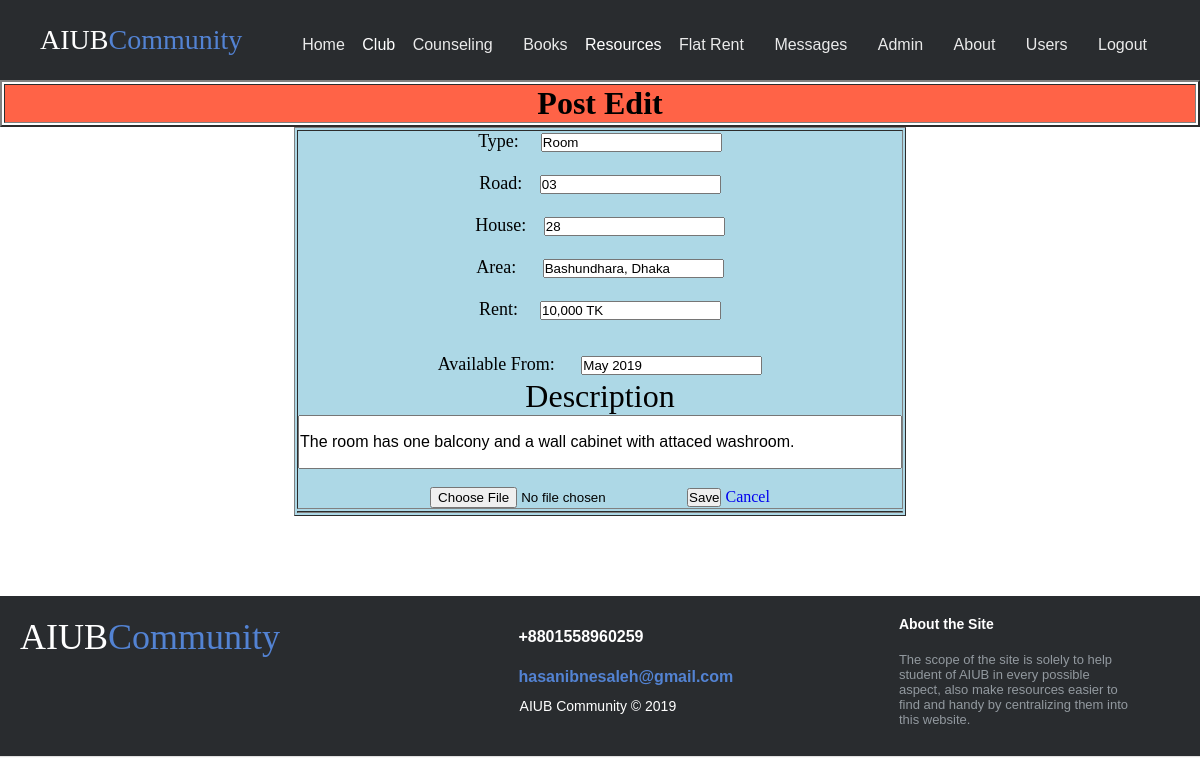
The app's page /App/Flat/editFlat.php?id=2 (signed in) with its own data.
### tables this page shows
CREATE TABLE `flats` (
  `SL` int(255) NOT NULL,
  `User` varchar(255) NOT NULL,
  `Type` varchar(255) NOT NULL,
  `Road` varchar(255) NOT NULL,
  `House` varchar(255) NOT NULL,
  `Area` varchar(255) NOT NULL,
  `Rent` varchar(255) NOT NULL,
  `AvailableFrom` varchar(255) NOT NULL,
  `Description` varchar(1000) NOT NULL,
  `Image` varchar(255) NOT NULL,
  `Dir` varchar(255) NOT NULL,
  `Approval` varchar(255) NOT NULL DEFAULT 'no'
);

### Library/db.php (called while the page is built)
<?php
$serverName="localhost";
$username="root";
$password="";
$databaseName="aiub community";
function executeNonQuery($query){
global $serverName,$username,$password,$databaseName;
$result=false;
$connection=mysqli_connect($serverName,$username,$password,$databaseName);
if($connection){
    $result=mysqli_query($connection,$query);
}
return $result;
}
function executeQuery($query){
    return executeNonQuery($query);
}
?>

### Data/user_data_access.php (called while the page is built, shortened)
<?php
include_once("../../Library/db.php");
function Flat($id)
{
    $query="SELECT * FROM flats WHERE SL = '$id'";
    $result=executeQuery($query);
    $book=null;
    if($result){
        $book=mysqli_fetch_assoc($result);
    }
    return $book;
}
?>

### Core/user_service.php (called while the page is built, shortened)
<?php
include_once("../../data/user_data_access.php");
function loadFlat($id)
{
   return Flat($id);
}
?>

### App/Flat/editFlat.php (the view, shortened to what this page needs)
<?php
$uname=$_SESSION['name'];
include_once("../../core/user_service.php");
$id=$_GET['id'];
$flat=loadFlat($id);
?>
<!DOCTYPE html>
<html>
<head>
  <link rel="stylesheet" href="../css/header-fixed.css">
  <link rel="stylesheet" href="../CSS/assets/css/footer.css">
</head>
<body>
  <header class="header-fixed">
    <div class="header-limiter">
      <h1 style="font-family: Snell Roundhand,cursive;"><a href="../Homee/home.php" >AIUB<span>Community</span></a></h1>
      <nav>
        <a href="../Homee/home.php">Home</a>
        <div class="dropdown">
          <label>Club</label>
        </div>
        <a href="../Counseling/Altruists.php">Counseling</a>
        <a href="../Book/booksnew.php">Books</a>
        <div class="dropdown">
          <label>Resources</label>
        </div>
        <a href="../Flat/flats.php">Flat Rent</a>
        <a href="../Messages/Messages.php">Messages</a>
        <a href="../Profile/Profile.php"><?=$uname?></a>
        <a href="../About/About.php">About</a>
        <?php
        if ($uname=="Admin") {
          echo "<a href=\"../Admin/users.php\">Users</a>";
        }
        ?>
        <a href="../Login/logout.php">Logout</a>
      </nav>
    </div>
  </header>
  <table width="100%" border="2" align="center">
    <tr>
      <td colspan="3" align="center" style="background-color:Tomato;"><h1>Post Edit</h1></td>
    </tr>
  </table>
      <table border="1" width="50%" align="center" style="background:LightBlue;text-align: right;margin: 0 auto;">
        <tr>
            <td align="center">
        <form action="#" method="post" enctype="multipart/form-data" >
            <font size="4">Type: &nbsp;&nbsp;&nbsp;</font>
            <input type="text" name="type"  value="<?=$flat['Type'] ?>"><br>
            <font size="4"><br>Road: &nbsp;&nbsp;</font>
            <input type="text" name="road"  value="<?=$flat['Road'] ?>"><br>
            <font size="4"><br>House: &nbsp;&nbsp;</font>
            <input type="text" name="house" value="<?=$flat['House'] ?>"><br>
            <font size="4"><br>Area: &nbsp;&nbsp;&nbsp;&nbsp;</font>
            <input type="text" name="area" value="<?=$flat['Area'] ?>"><br>
            <font size="4"><br>Rent: &nbsp;&nbsp;&nbsp;</font>
            <input type="text" name="rent" value="<?=$flat['Rent'] ?>"><br>
            <font size="4"><br>Available From: &nbsp;&nbsp;&nbsp;&nbsp;</font>
            <input type="text" name="available" value="<?=$flat['AvailableFrom'] ?>">
            <font size="6"><br>Description</font><br>
             <input type="text" name="description" style="height:50px;width:600px; font-size:12pt;" value="<?=trim($flat['Description']) ?>">
              <br/><br/>
            <input type="file" name="uploadfile" />
            <input type="submit" name="uploadfilesub" value="Save" />
            <a href="flats.php" style="text-decoration: none;">Cancel</a>
          </td>
          </tr>
            <tr>
              <td>
              </td>
            </tr>
    </table>
    <footer class="footer-distributed">
      <div class="footer-left">
        <h3>AIUB<span>Community</span></h3>
      </div>
      <div class="footer-center">
        <div>
          <p>+8801558960259</p>
        </div>
        <div>
          <p><a href="mailto:support@company.com">hasanibnesaleh@gmail.com</a></p>
        </div>
        <div>
          <p class="footer-company-name">&nbsp&nbsp&nbsp&nbsp&nbsp&nbsp&nbsp&nbspAIUB Community &copy; 2019</p>
        </div>
      </div>
      <div class="footer-right">
        <p class="footer-company-about">
          <span>About the Site</span>
          The scope of the site is solely to help student of AIUB in every possible aspect, also make resources easier to find and handy by centralizing them into this website.
        </p>
      </div>
    </footer>
</body>
</html>

### App/CSS/header-fixed.css (style rules this page uses)
* { margin: 0px; padding: 0px; }
.dropdown { position: relative; display: inline-block; }
.header-fixed { background-color:#292c2f; box-shadow:0 1px 1px #ccc; padding: 20px 40px; height: 80px; color: #ffffff; box-sizing: border-box; top:-100px; -webkit-transition:top 0.3s; transition:top 0.3s; }
.header-fixed .header-limiter { max-width: 1200px; text-align: center; margin: 0 auto; }
.header-fixed .header-limiter h1 { float: left; font: normal 28px Cookie, Arial, Helvetica, sans-serif; line-height: 40px; margin: 0; }
.header-fixed .header-limiter h1 span { color: #5383d3; }
.header-fixed .header-limiter a { color: #ffffff; text-decoration: none; }
.header-fixed .header-limiter nav { font:16px Arial, Helvetica, sans-serif; line-height: 40px; float: right; }
.header-fixed .header-limiter nav a { display: inline-block; padding: 5px 13px; text-decoration:none; color: #ffffff; opacity: 0.9; }

### App/CSS/assets/css/footer.css (style rules this page uses)
.footer-distributed { bottom:0; height:160px; background-color: #292c2f; box-shadow: 0 1px 1px 0 rgba(0, 0, 0, 0.12); box-sizing: border-box; width: 100%; text-align: left; font: bold 16px sans-serif; padding: 20px 20px; margin-top: 80px; }
.footer-distributed .footer-left, .footer-distributed .footer-center, .footer-distributed .footer-right { display: inline-block; vertical-align: top; }
.footer-distributed .footer-left { width: 40%; }
.footer-distributed h3 { color: #ffffff; font: normal 36px cursive; margin: 0; }
.footer-distributed h3 span { color: #5383d3; }
.footer-distributed .footer-company-name { color: #8f9296; font-size: 14px; font-weight: normal; margin: 0; }
.footer-distributed .footer-center { width: 35%; }
.footer-distributed .footer-center p { display: inline-block; color: #ffffff; vertical-align: middle; margin:0; }
.footer-distributed .footer-center p a { color: #5383d3; text-decoration: none;; }
.footer-distributed .footer-right { width: 20%; }
.footer-distributed .footer-company-about { color: #92999f; font-size: 13px; font-weight: normal; margin: 0; }
.footer-distributed .footer-company-about span { display: block; color: #ffffff; font-size: 14px; font-weight: bold; margin-bottom: 20px; }

### records on screen
flats: type "Room", road "03", house "28", area "Bashundhara, Dhaka", rent "10,000 TK", available "May 2019", description "The room has one balcony and a wall cabinet with attaced washroom."

### other values on screen
$uname "Admin"
